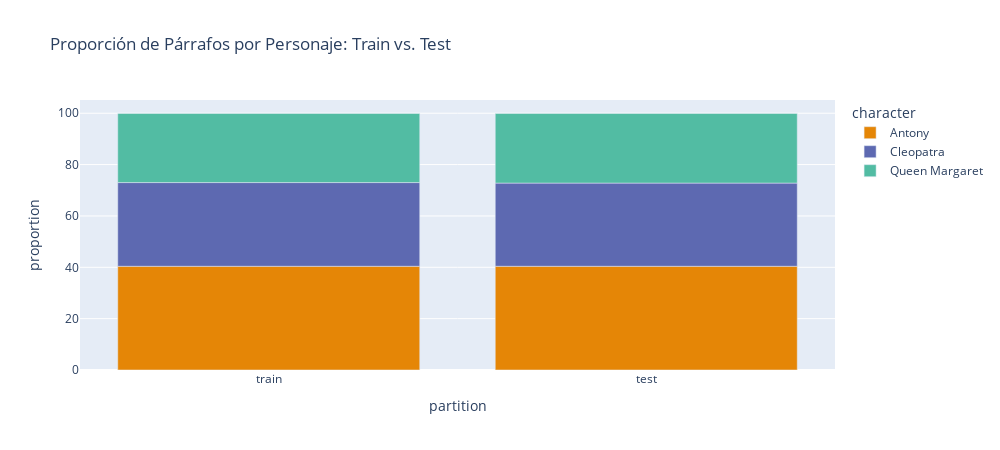

The notebook cell saved with this chart:
### Code cell
import plotly.express as px

fig = px.bar(
    df,
    x="partition",
    y="proportion",
    color="character",
    title="Proporción de Párrafos por Personaje: Train vs. Test",
    width=CHART_DEFAULT_WIDTH,
    height=CHART_DEFAULT_HEIGHT,
    color_discrete_sequence=CHART_COLORS,
)
fig.show()

# Guardar imagen. Descomentar para guardar
fig.write_image(os.path.join(FIGURES_FOLDER, "image_1_paragraph_proportion.png"))

### Figure 1 — Plotly figure (JSON) as saved in the notebook; plotly's stock layout.template omitted (floating-point values rounded to 4 significant figures)
{"data": [{"alignmentgroup": "True", "hovertemplate": "character=Antony<br>partition=%{x}<br>proportion=%{y}<extra></extra>", "legendgroup": "Antony", "marker": {"color": "rgb(229, 134, 6)", "pattern": {"shape": ""}}, "name": "Antony", "offsetgroup": "Antony", "orientation": "v", "showlegend": true, "textposition": "auto", "type": "bar", "x": ["train", "test"], "xaxis": "x", "y": [40.4, 40.4], "yaxis": "y"}, {"alignmentgroup": "True", "hovertemplate": "character=Cleopatra<br>partition=%{x}<br>proportion=%{y}<extra></extra>", "legendgroup": "Cleopatra", "marker": {"color": "rgb(93, 105, 177)", "pattern": {"shape": ""}}, "name": "Cleopatra", "offsetgroup": "Cleopatra", "orientation": "v", "showlegend": true, "textposition": "auto", "type": "bar", "x": ["train", "test"], "xaxis": "x", "y": [32.6, 32.4], "yaxis": "y"}, {"alignmentgroup": "True", "hovertemplate": "character=Queen Margaret<br>partition=%{x}<br>proportion=%{y}<extra></extra>", "legendgroup": "Queen Margaret", "marker": {"color": "rgb(82, 188, 163)", "pattern": {"shape": ""}}, "name": "Queen Margaret", "offsetgroup": "Queen Margaret", "orientation": "v", "showlegend": true, "textposition": "auto", "type": "bar", "x": ["train", "test"], "xaxis": "x", "y": [26.9, 27.1], "yaxis": "y"}], "layout": {"barmode": "relative", "height": 450, "legend": {"title": {"text": "character"}, "tracegroupgap": 0}, "title": {"text": "Proporción de Párrafos por Personaje: Train vs. Test"}, "width": 1000, "xaxis": {"anchor": "y", "domain": [0, 1], "title": {"text": "partition"}}, "yaxis": {"anchor": "x", "domain": [0, 1], "title": {"text": "proportion"}}}}
